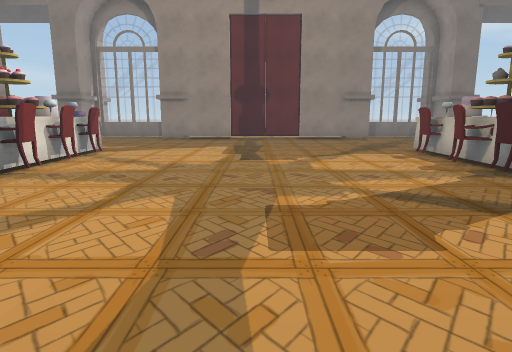
view 1 (above)

24 first-person views from a walk through a 3-D level made in the Unity game engine. The camera is 1.3 m above the floor, tilts 10° down and sees 75° across. The floor is counted in squares, 1 m on a side. Each view is taken from the middle of a square. On the plan, view 1 faces up. The plan holds only what a view shows up to about 14 squares ahead; the rest is blank. The place goes on beyond the plan.

view 2
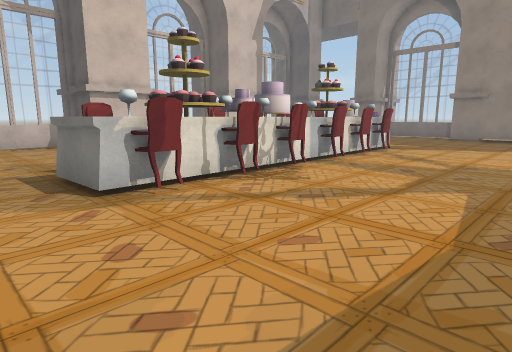

view 3
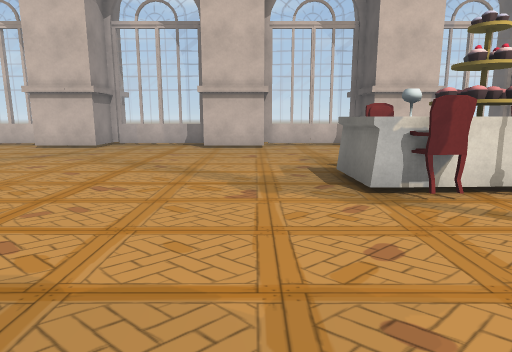

view 4
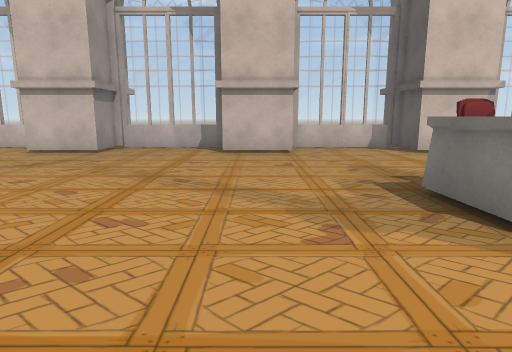

view 5
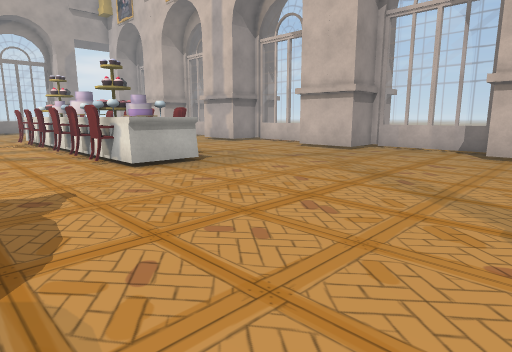

view 6
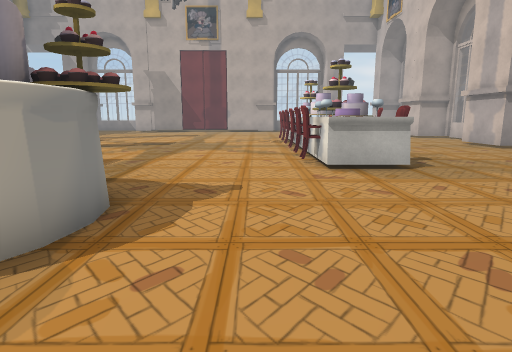

view 7
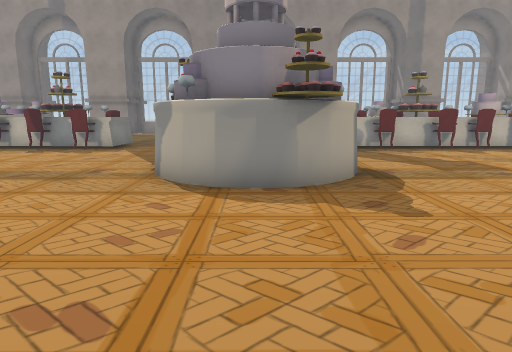

view 8
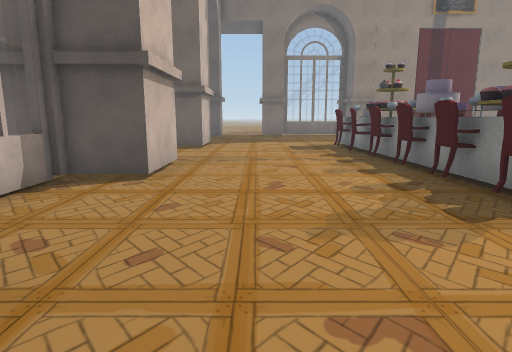

view 9
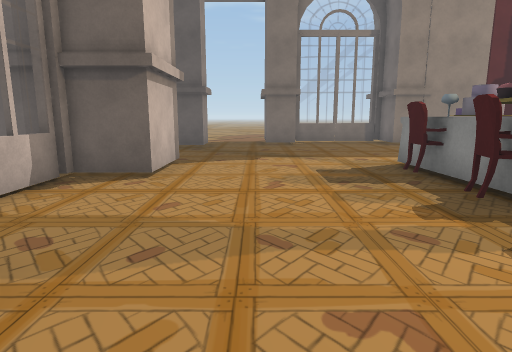

view 10
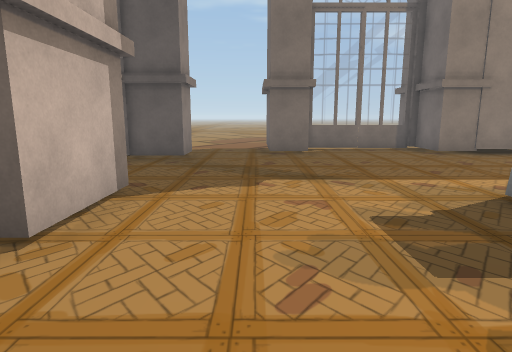

view 11
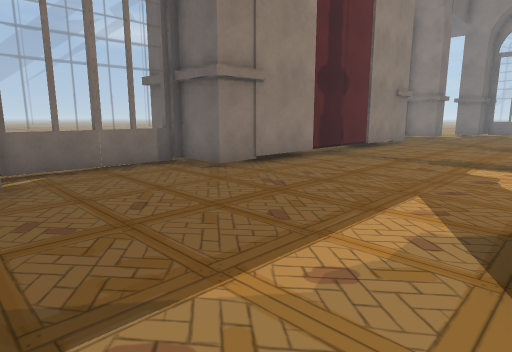

view 12
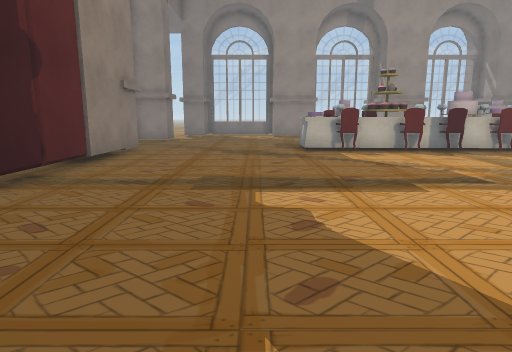

view 13
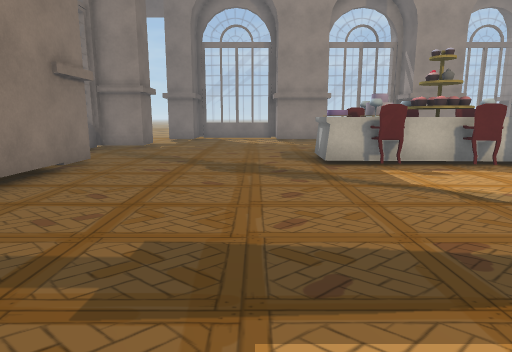

view 14
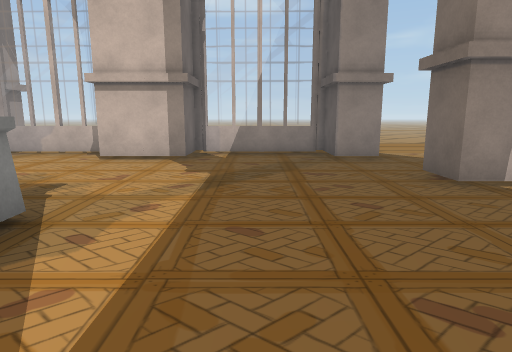

view 15
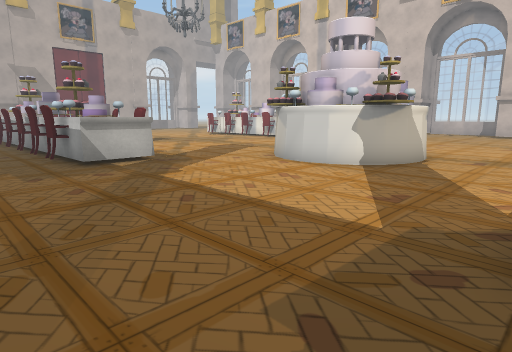

view 16
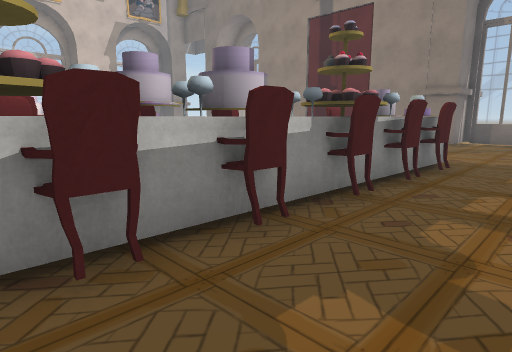

view 17
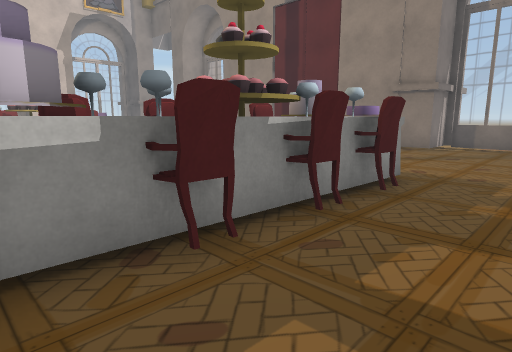

view 18
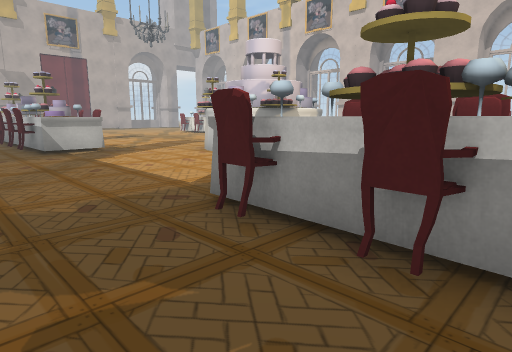

view 19
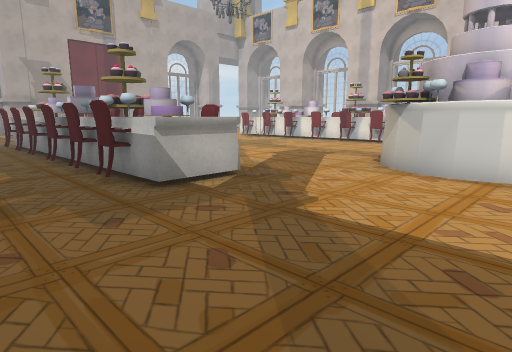

view 20
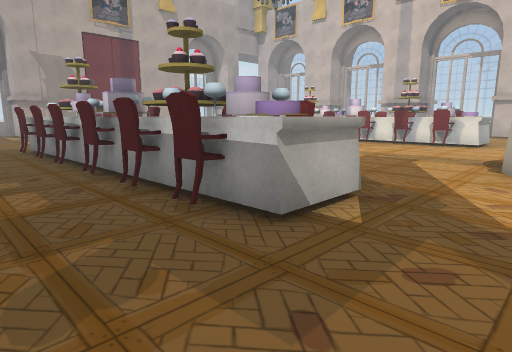

view 21
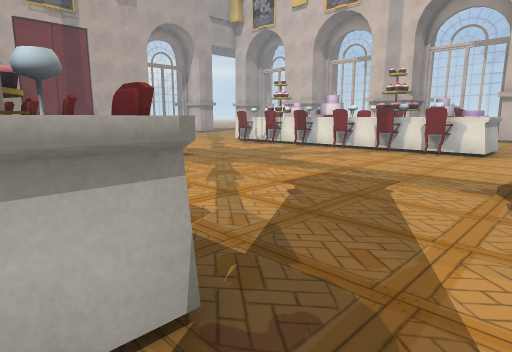

view 22
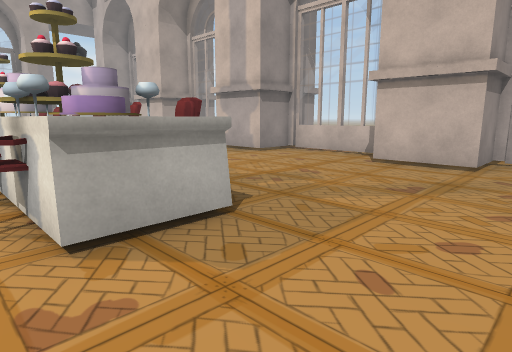

view 23
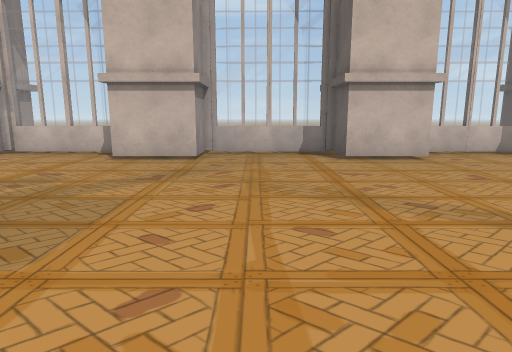

view 24
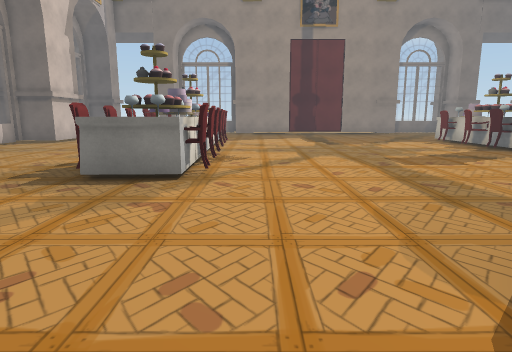

### Floor plan
Key: @ floor where view 1 was taken; # wall or solid block; . floor; = window, fence, low wall or low ledge; ^ raised ledge; C chair; O other object.
Columns run from 18 left of view 1 to 11 right of it. Each row starts with its distance up from view 1.
 23          ..  #
 22  ...... #====#           ### #
 21  ......##....#   ....    #...#
 20    #...##....#############...#
 19   ##..........................
 18  .#...........................
 17  .#...........................
 16  .=...........................
 15  .=...........................
 14   ##..........................
 13    ##.....^O#...........^O#...
 12    ##.....C#C...........COCC.
 11  ###......COC...........COC..
 10   =.......#OC...........#OCC..
  9  .=......CCO#..........CCO#...
  8  .=.......COCC..........COC...
  7  .=.......CO#...........###...
  6 ### #.....COCC..........COC...
  5 ##  #.....#OO...........###...
  4 #####.....COOC.........CCOC..
  3  .=.......###...........###...
  2  .=.......COCC.........CCOC...
  1  .=........^^...........^^^...
  0   =...............@..........
 -1     #.........................
 -2     #.........................
 -3   ###............OOOO.........
 -4 ..=.............OOOOOO.......
 -5 ..=.............OOOOOO........
 -6  .=.............OOOOOO........
 -7  .=..............OOOO.........
 -8   ###.........................
 -9     #......##...........^O#...
-10     #.....^OO...........COOC..
-11   =.......COCC..........C#O..
-12  .=....... OO...........#OC..
-13  .=......OOOCC.........CCOC..
-14  .=...... O C...........COC..
-15 #####...   OCC.......  .###..
-16     #       C.......    OOC..

Where each view was taken, in squares from view 1:
view 1: 0 up, 0 right, facing up
view 2: 1 down, 0 right, facing up-left
view 3: 1 down, 0 right, facing left
view 4: 2 down, 2 left, facing left
view 5: 1 down, 2 left, facing down-left
view 6: 1 down, 4 left, facing down
view 7: 5 down, 8 left, facing right
view 8: 3 down, 12 left, facing up
view 9: 4 up, 12 left, facing up
view 10: 8 up, 12 left, facing up
view 11: 13 up, 11 left, facing up-right
view 12: 15 up, 7 left, facing right
view 13: 15 up, 3 left, facing right
view 14: 16 up, 4 left, facing left
view 15: 1 up, 11 right, facing down-left
view 16: 3 up, 11 right, facing up-left
view 17: 6 up, 11 right, facing up-left
view 18: 5 up, 11 right, facing down-left
view 19: 3 down, 11 right, facing down-left
view 20: 6 down, 11 right, facing down-left
view 21: 7 down, 7 right, facing down-left
view 22: 6 down, 5 left, facing down-left
view 23: 6 down, 4 left, facing left
view 24: 6 down, 4 left, facing up
